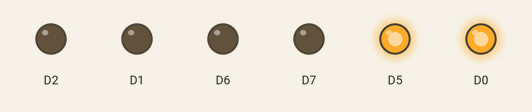
Recording of a program running on a simulated ESP8266 (NodeMCU). Shown: output pins drawn as LEDs (lit = HIGH).

Above: at 0.5 s.
At 1.5 s:
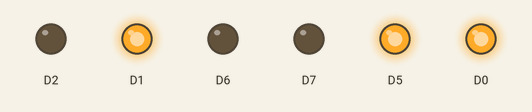
At 3.5 s:
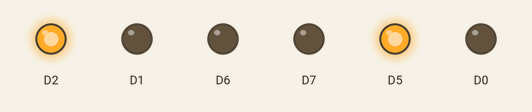
At 6.0 s:
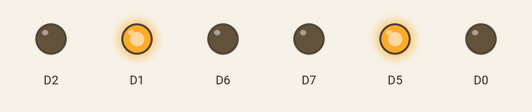
At 10.5 s:
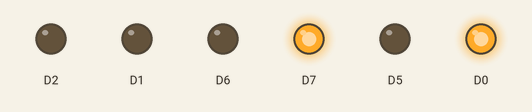
At 13.0 s:
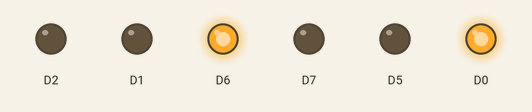
Timing chart, 0 to 18.2 s (numbered marks = the images above):
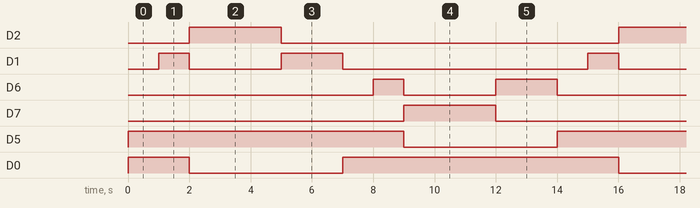

Measured:
- by itself, D2, D7: alternates HIGH for 3.0 s and LOW for 11.0 s
- by itself, D1, D6: repeats every 14.0 s: LOW 3.0 s, HIGH 2.0 s, LOW 8.0 s, HIGH 1.0 s
- by itself, D5, D0: alternates HIGH for 9.0 s and LOW for 5.0 s

The program:

main.cpp
```cpp
#include <Arduino.h>
#include "SimpleLED.h"

SimpleLED Led(D0, D1, D2, D5, D6, D7);
long duration[8] = {1000,1000,3000,2000,1000,1000,3000,2000};
int CurrentState = 0;
long lastStateTime = 0;

void setup() {
  long start = millis();
  Led.setup();
  lastStateTime = start;

}

void loop() {
  // put your main code here, to run repeatedly:
  long now = millis();
  if(CurrentState == 0 && now >= lastStateTime + duration[CurrentState]){ //1
    Led.update(true, true, false, true, false, false);
    CurrentState++;
    lastStateTime = millis();
  }else if(CurrentState == 1 && now >= lastStateTime + duration[CurrentState]){ //2
    Led.update(false, false, true, true, false, false);
    CurrentState++;
    lastStateTime = millis();
  }else if(CurrentState == 2 && now >= lastStateTime + duration[CurrentState]){ //3
    Led.update(false, true, false, true, false, false);
    CurrentState++;
    lastStateTime = millis();
  }else if(CurrentState == 3 && now >= lastStateTime + duration[CurrentState]){ //4
    Led.update(true, false, false, true, false, false);
    CurrentState++;
    lastStateTime = millis();
  }else if(CurrentState == 4 && now >= lastStateTime + duration[CurrentState]){ //5
    Led.update(true, false, false, true, true, false);
    CurrentState++;
    lastStateTime = millis();
  }else if(CurrentState == 5 && now >= lastStateTime + duration[CurrentState]){ //6
    Led.update(true, false, false, false, false, true);
    CurrentState++;
    lastStateTime = millis();
  }else if(CurrentState == 6 && now >= lastStateTime + duration[CurrentState]){//7
    Led.update(true, false, false, false, true, false);
    CurrentState++;
    lastStateTime = millis();
  }else if(CurrentState == 7 && now >= lastStateTime + duration[CurrentState]){ //8
    Led.update(true, false, false, true, false, false);
    CurrentState = 0;
    lastStateTime = millis();
  }

}
```
